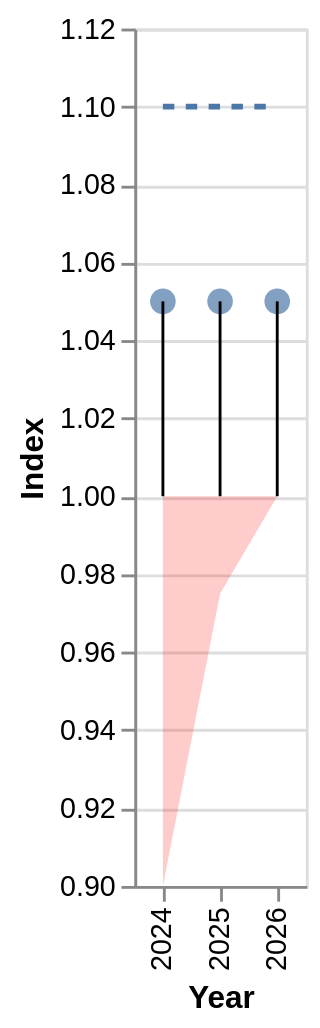

Specify this chart in Vega-Lite:
### Vega-Lite specification from a JSON file in a GitHub repository (floating-point values rounded to 4 significant figures)
{"$schema": "https://vega.github.io/schema/vega-lite/v6.json", "description": "Incremental index and cumulative index over time.", "width": "container", "height": "container", "data": {"values": [{"year": 2024, "index": 1.05, "cumulative": 0.9, "threshold": 1.1, "missing": 0.9}, {"year": 2025, "index": 1.05, "cumulative": 0.975, "threshold": 1.1, "missing": 0.975}, {"year": 2026, "index": 1.05, "cumulative": 1.0, "threshold": 1.1, "missing": 1.0}]}, "layer": [{"mark": {"type": "area", "color": "red", "opacity": 0.2, "tooltip": true}, "encoding": {"x": {"field": "year", "type": "ordinal", "title": "Year"}, "y": {"field": "missing", "type": "quantitative", "scale": {"zero": false}, "title": "Index"}, "y2": {"datum": 1.0}}}, {"mark": {"type": "point", "filled": true, "size": 80, "tooltip": true}, "encoding": {"x": {"field": "year", "type": "ordinal"}, "y": {"field": "index", "type": "quantitative"}}}, {"mark": {"type": "rule", "tooltip": true}, "encoding": {"x": {"field": "year", "type": "ordinal"}, "y": {"field": "index", "type": "quantitative"}, "y2": {"datum": 1.0}}}, {"mark": {"type": "line", "tooltip": true, "strokeDash": [4, 4]}, "encoding": {"x": {"field": "year", "type": "ordinal"}, "y": {"field": "threshold", "type": "quantitative"}}}]}
